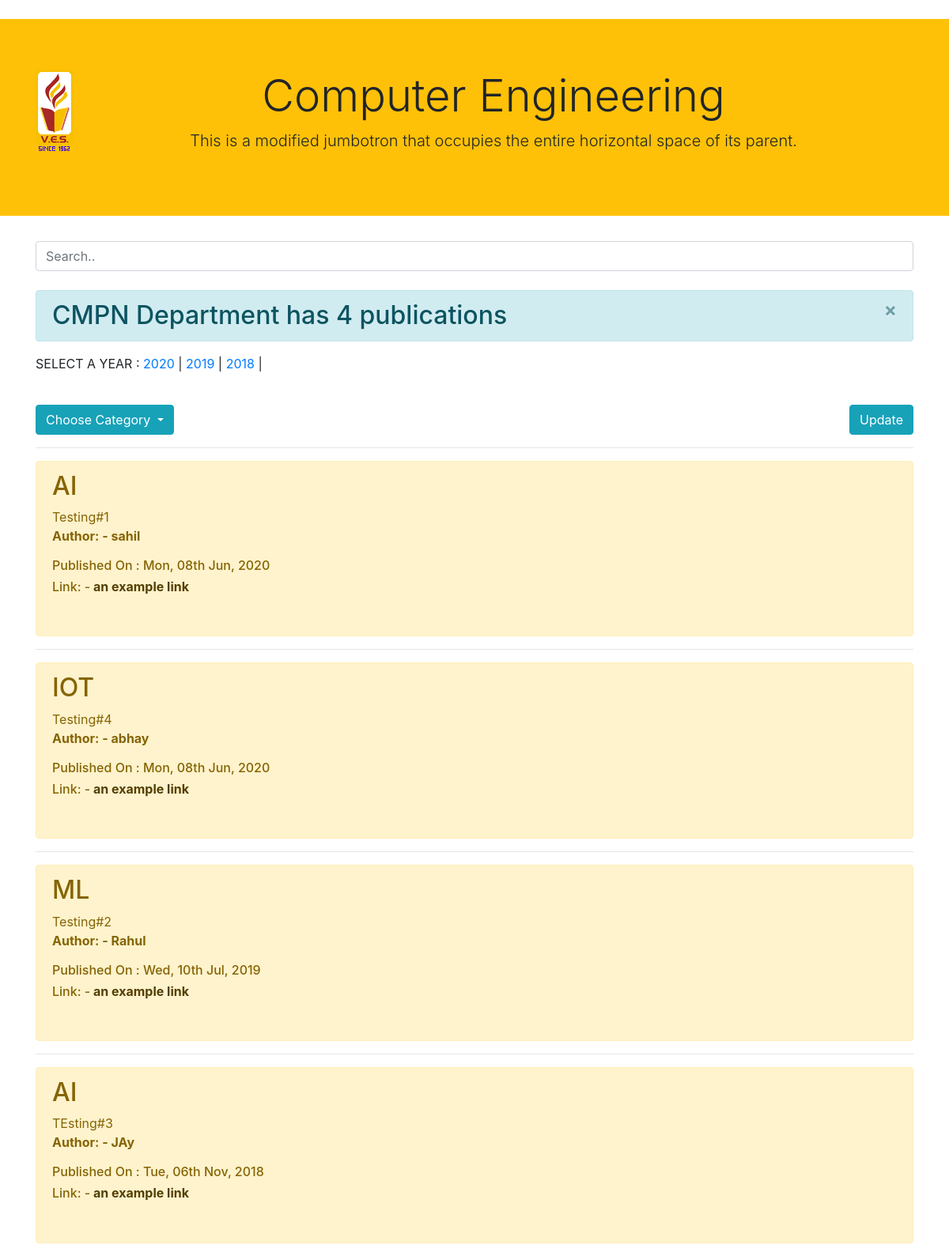
The page /VRCpubs/ on the database its author committed.
### VRCpubs/models.py (models this page shows)
class VRCPubs(models.Model):
    title = models.CharField(max_length=1000)
    category = models.CharField(max_length=100)
    author= models.CharField(max_length=100)
    link= models.URLField()
    publishedAt=models.DateTimeField()
    isbn= models.CharField(max_length=100)
    def __str__(self):
        return self.title
    def yearpublished(self):
        return self.publishedAt.strftime('%Y')

### VRCpubs/views.py (the view)
# urls.py: path("", views.index,name="index"),
def index(request):
    lst=[]
    years=[]
    CMPN_object=VRCPubs.objects.order_by('-publishedAt')
    for CMPN in CMPN_object:
        if str(CMPN.category).upper() not in lst:
            lst.append(str(CMPN.category))
        print(lst)
        if CMPN.yearpublished() not in years:
            years.append(CMPN.yearpublished())
        print(years)
    years=sorted(years, reverse=True)
    print(years)
    print(CMPN_object)
    return render(request,"CMPN/index.html", {'CMPN': CMPN_object, 'Categories':lst, 'years':years})

### VRCpubs/templates/CMPN/index.html (shortened to what this page needs)
﻿<!doctype html>
<html lang="en">
    <head>
        <link rel="stylesheet" href="https://stackpath.bootstrapcdn.com/bootstrap/4.5.0/css/bootstrap.min.css">
    </head>
    <body>
        <div class="jumbotron jumbotron-fluid bg-warning text-black text-center">
            <div class="container">
                {% load static %}
                <img src="{% static "VRCpubs\vesLogo.png" %}" class="float-left" alt="My image">
                <h1 class="display-4">Computer Engineering</h1>
                <p class="lead">
                    This is a modified jumbotron that
                    occupies the entire
                    horizontal space of its parent.
                </p>
            </div>
        </div>
        <div class="container">
            <input class="form-control" id="myInput" type="text" placeholder="Search..">
            <br />
            <h2 class="alert alert-info alert-dismissible fade show">
                CMPN Department has {{ CMPN.count }} publication{{ CMPN.count|pluralize }}
                <button type="button" class="close" data-dismiss="alert" aria-label="Close">
                    <span aria-hidden="true">&times;</span>
                </button>
            </h2>
            <p>
                SELECT A YEAR :
                {% for year in years %}
                <a href="#">{{ year }}</a> |
                {% endfor %}
            </p>
            <br>
            <div class="dropdown">
                <button class="btn btn-info dropdown-toggle" type="button" id="dropdownMenuButton" data-toggle="dropdown" aria-haspopup="true" aria-expanded="false">
                    Choose Category
                </button>
                <a href="#"><button class="btn btn-info float-right">Update</button></a>
            </div>
            {% for paper in CMPN %}
            <div id="myDIV">
                <div>
                    <hr>
                    <div class="alert alert-warning">
                        <h2 class="alert-heading">{{ paper.category | upper }}</h2>
                        <p class="text-justify">
                            {{ paper.title }}<br>
                            <b>Author: - {{ paper.author }}</b>
                            <h6>Published On : {{ paper.publishedAt|date:"D, dS M,  Y" }}</h6>
                            <h6>Link: -<a href="{{ paper.link }}" class="alert-link"> an example link</a></h6>
                        </p>
                        <br>
                    </div>
                </div>
            </div>
            {% endfor %}
</body>
</html>

### rows shown on the page
VRCPubs: category "AI", title "Testing#1", author "sahil", publishedAt "Mon, 08th Jun, 2020"
VRCPubs: category "IOT", title "Testing#4", author "abhay", publishedAt "Mon, 08th Jun, 2020"
VRCPubs: category "ML", title "Testing#2", author "Rahul", publishedAt "Wed, 10th Jul, 2019"
VRCPubs: category "AI", title "TEsting#3", author "JAy", publishedAt "Tue, 06th Nov, 2018"

### other values the page prints
{{ CMPN.count }} "4"
{{ year }} "2020" "2019" "2018"
